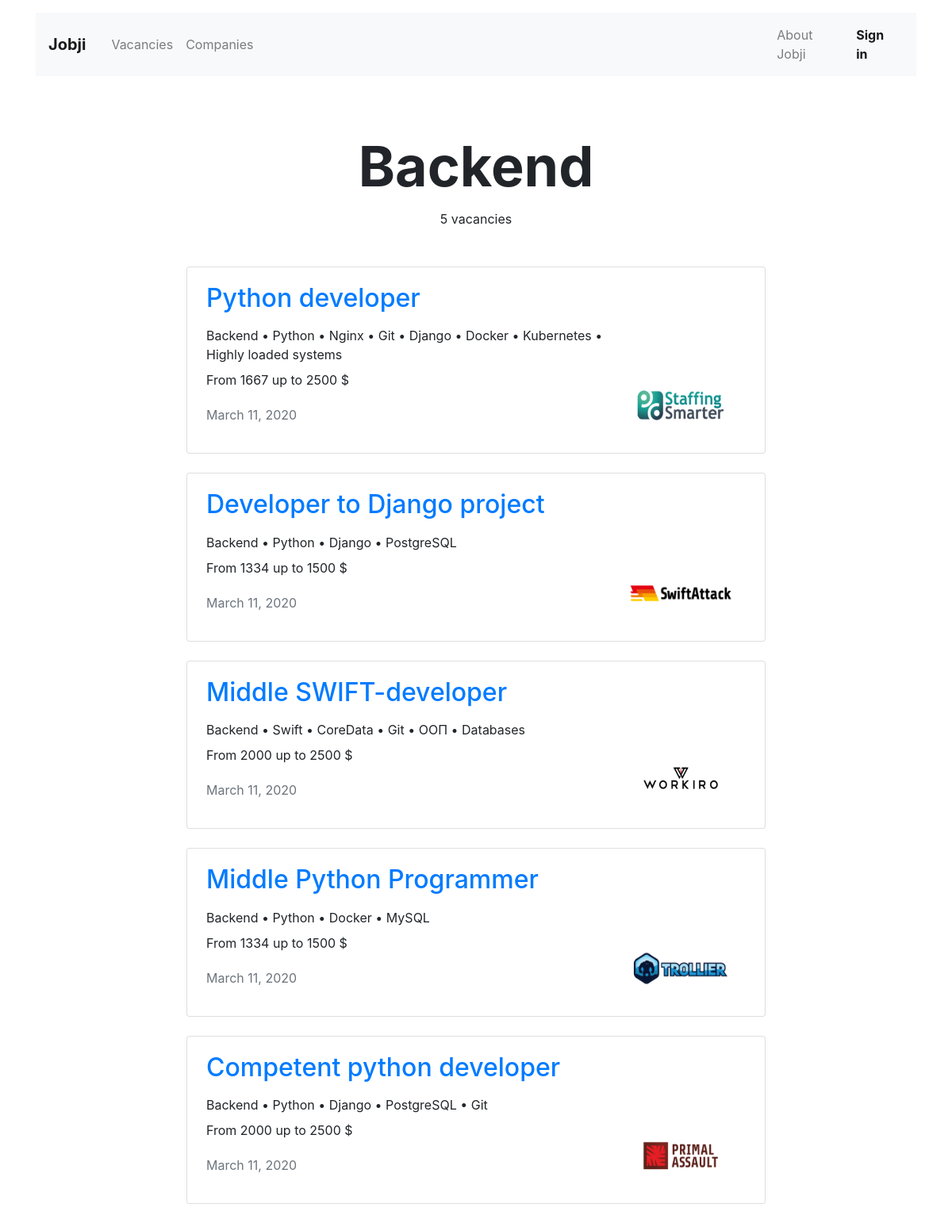
The page /vacancies/cat/backend/ on the database its author committed.
### app_vacancy/models.py (models this page shows, shortened)
class Specialty(models.Model):
    code = models.CharField(max_length=10)
    title = models.CharField(max_length=12)
    picture = models.ImageField(upload_to=MEDIA_SPECIALITY_IMAGE_DIR)

class Vacancy(models.Model):
    title = models.CharField(max_length=29)
    specialty = models.ForeignKey(Specialty, on_delete=models.CASCADE, related_name='vacancies')
    company = models.ForeignKey(Company, on_delete=models.CASCADE, related_name='vacancies')
    skills = models.TextField()
    description = models.TextField()
    salary_min = models.PositiveIntegerField()
    salary_max = models.PositiveIntegerField()
    published_at = models.DateField(auto_now_add=True)

class Company(models.Model):
    name = models.CharField(max_length=64)
    location = models.CharField(max_length=150)
    logo = models.ImageField(upload_to=MEDIA_COMPANY_IMAGE_DIR)
    description = models.TextField()
    employee_count = models.PositiveIntegerField()
    owner = models.OneToOneField(get_user_model(), null=True, on_delete=models.CASCADE, related_name='company')

### app_vacancy/views/public.py (the view)
# urls.py: path('cat/<str:specialty>/', VacanciesSpecView.as_view(), name='VacanciesSpecView'),
class VacanciesSpecView(View):
    def get(self, request, specialty):
        spec = get_object_or_404(Specialty, code=specialty)
        vacs_of_spec = spec.vacancies.defer('description').select_related('specialty', 'company')
        vacs_of_spec_amount = len(vacs_of_spec)
        vacancies_of_spec = {
            'spec_title': spec.title,
            'vacs_of_spec': vacs_of_spec,
            'vacs_of_spec_amount': vacs_of_spec_amount,
        }
        return render(request, 'public/vacsspec.html', context=vacancies_of_spec)

### templates/public/vacsspec.html
{% extends 'public/base.html' %}
{% block content %}
    <section>
      <h1 class="h1 text-center mx-auto mt-4 pt-5" style="font-size: 70px;"><strong>{{ spec_title }}</strong></h1>
      <p class="text-center pt-1">{{ vacs_of_spec_amount }} vacancies</p>
      <div class="row mt-5">
        {% for vac_of_spec in vacs_of_spec %}
        <div class="col-12 col-lg-8 offset-lg-2 m-auto">
          <div class="card mb-4">
            <div class="card-body px-4">
              <div class="row">
                <div class="col-12 col-md-8 col-lg-9">
                  <a href="{% url 'OneVacancyView' vac_of_spec.id %}"><h2 class="h2 pb-2">{{ vac_of_spec.title }}</h2></a>
                  <p class="mb-2">{{ vac_of_spec.specialty.title }} • {{ vac_of_spec.skills }}</p>
                  <p>From {{ vac_of_spec.salary_min }} up to {{ vac_of_spec.salary_max }} $</p>
                  <p class="text-muted pt-1">{{ vac_of_spec.published_at }}</p>
                </div>
                <div class="col-12 col-md-4 col-lg-3 d-flex align-items-end">
                  <a href="{% url 'CompaniesView' vac_of_spec.company.id %}"><img src="{{ vac_of_spec.company.logo.url }}" width="130" height="80" alt=""></a>
                </div>
              </div>
            </div>
          </div>
        </div>
        {% endfor %}
      </div>
    </section>
{% endblock %}

### rows shown on the page
Specialty: title "Backend"
Vacancy: title "Python developer", specialty "Backend", skills "Python • Nginx • Git • Django • Docker • Kubernetes • Highly loaded systems", salary_min "1667", salary_max "2500", published_at "March 11, 2020", company.logo (picture)
Vacancy: title "Developer to Django project", specialty "Backend", skills "Python • Django • PostgreSQL", salary_min "1334", salary_max "1500", published_at "March 11, 2020", company.logo (picture)
Vacancy: title "Middle SWIFT-developer", specialty "Backend", skills "Swift • CoreData • Git • ООП • Databases", salary_min "2000", salary_max "2500", published_at "March 11, 2020", company.logo (picture)
Vacancy: title "Middle Python Programmer", specialty "Backend", skills "Python • Docker • MySQL", salary_min "1334", salary_max "1500", published_at "March 11, 2020", company.logo (picture)
Vacancy: title "Competent python developer", specialty "Backend", skills "Python • Django • PostgreSQL • Git", salary_min "2000", salary_max "2500", published_at "March 11, 2020", company.logo (picture)

### other values the page prints
{{ vacs_of_spec_amount }} "5"
